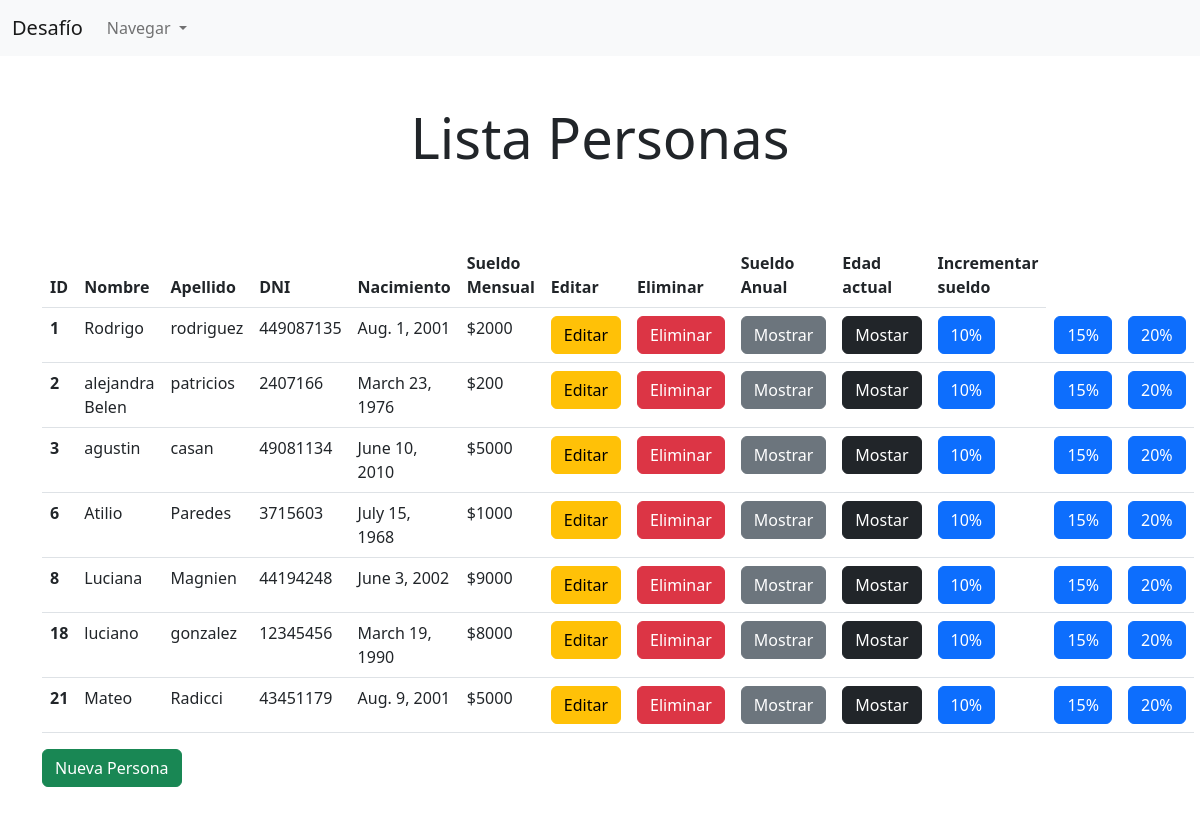
/, run on an earlier commit of the app's database.
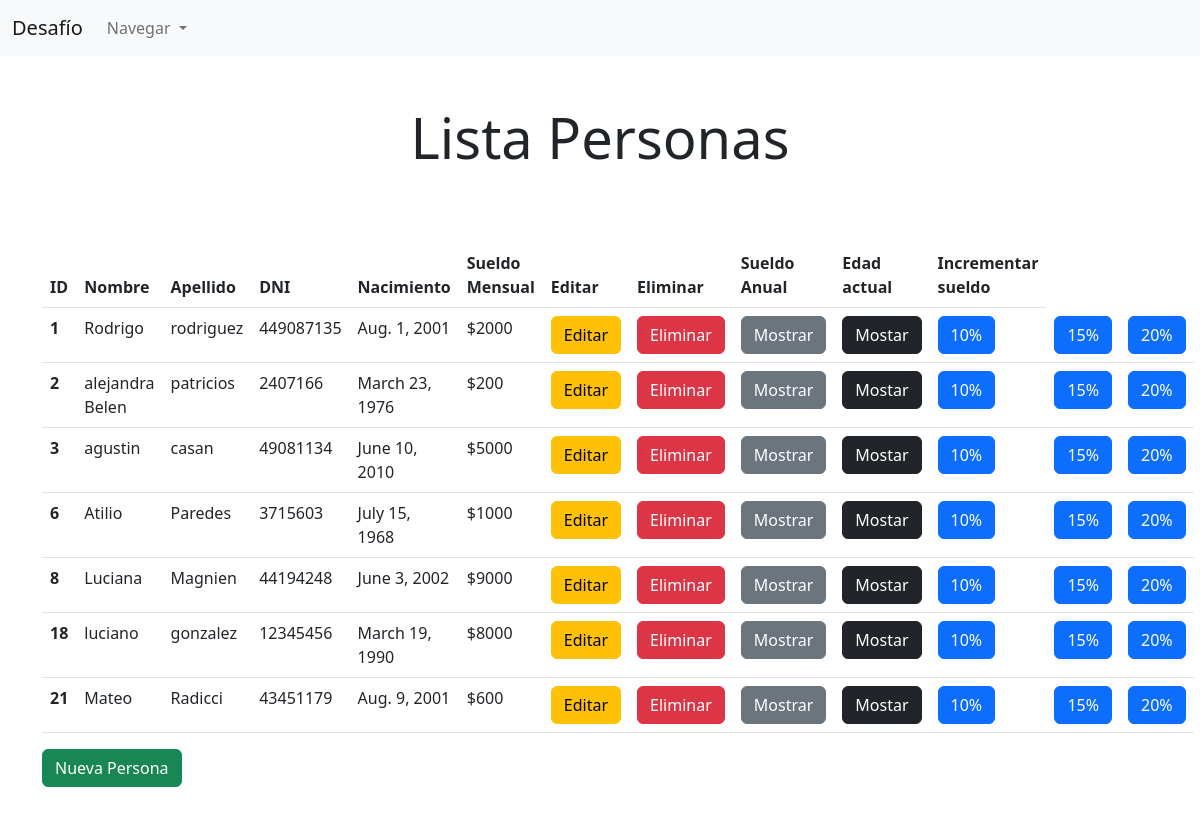
And on a later commit of the database.
### peliculas/models.py (models this page shows, shortened)
class tablaPersona(models.Model):
    nacimiento = models.DateField()
    nombre = models.CharField(max_length=155)
    apellido = models.CharField(max_length=155)
    dni = models.IntegerField()
    sueldo_mensual = models.IntegerField()

### peliculas/views.py (the view)
# urls.py: path('', personaView.listarPersona, name='listaPersonas'),
    def listarPersona(request):
        persona = tablaPersona.objects.all()
        return render(request, 'listaPersonas.html', {'personas':persona})

### peliculas/templates/listaPersonas.html (shortened to what this page needs)
{% extends 'base.html' %}
{% load crispy_forms_tags %}
{% block content %}
<br>
<h1 class="text-center display-4 my-4">Lista Personas</h1>
<br>
<br>
<div class="container">
    <table class="table">
        <thead>
            <tr>
                <th scope="col">ID</th>
                <th scope="col">Nombre</th>
                <th scope="col">Apellido</th>
                <th scope="col">DNI</th>
                <th scope="col">Nacimiento</th>
                <th scope="col">Sueldo Mensual</th>
                <th scope="col">Editar</th>
                <th scope="col">Eliminar</th>
                <th scope="col">Sueldo Anual</th>
                <th scope="col">Edad actual</th>
                <th scope="col">Incrementar sueldo</th>
            </tr>
        </thead>
        <tbody>
            {% for persona in personas %}
            <tr>
                <th scope="row"> {{ persona.id }} </th>
                <td> {{ persona.nombre }} </td>
                <td> {{ persona.apellido }} </td>
                <td> {{ persona.dni }} </td>
                <td> {{ persona.nacimiento }} </td>
                <td> ${{ persona.sueldo_mensual }} </td>
                <td> <a class="btn btn-warning" href="{% url 'editar' persona.id%}">Editar</a> </td>
                <td> <a class="btn btn-danger" href="{% url 'eliminar' persona.id %}">Eliminar</a> </td>
                <td> <a href="{% url 'anual' persona.sueldo_mensual %}" class="btn btn-secondary">Mostrar</a> </td>
                <td> <a href="{% url 'edadActual' persona.nacimiento.year %}" class="btn btn-dark">Mostar</a></td>
                <td> <a href="{% url 'actualizarSueldo' persona.id persona.sueldo_mensual 10 %}" class="btn btn-primary">10%</a></td>
                <td> <a href="{% url 'actualizarSueldo' persona.id persona.sueldo_mensual 15 %}" class="btn btn-primary">15%</a></td>
                <td> <a href="{% url 'actualizarSueldo' persona.id persona.sueldo_mensual 20 %}" class="btn btn-primary">20%</a></td>
            </tr>
            {% endfor %}
        </tbody>
    </table>
    <a class="btn btn-success" href="{% url 'registrar' %}">Nueva Persona</a>
</div>
<br>
{% endblock %}

What changed in the data, as far as the page shows it:
changed tablaPersona "Mateo": sueldo_mensual "5000" → "600"
